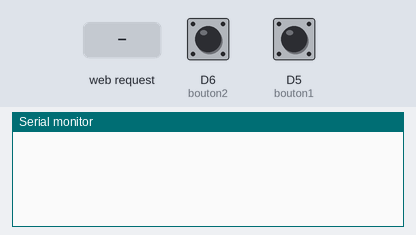
This sketch was run on a simulated ESP8266 (NodeMCU). Shown: the last lines printed to the serial monitor. Inputs (shaded band) come from the test bench; at power-on: D6 (bouton2) HIGH, D5 (bouton1) HIGH.

Above: at 1.2 s.
1.3 s: D6 (bouton2) pulled LOW for 0.15 s
At 3.3 s:
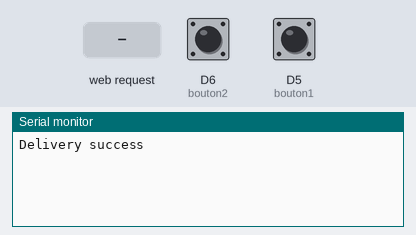
3.8 s: HTTP request GET /1/on received
At 4.6 s:
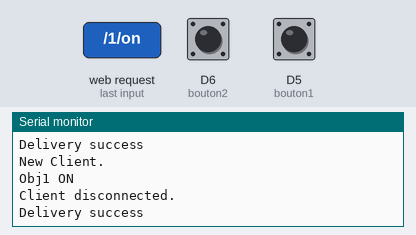
5.3 s: HTTP request GET /1/off received
At 5.7 s:
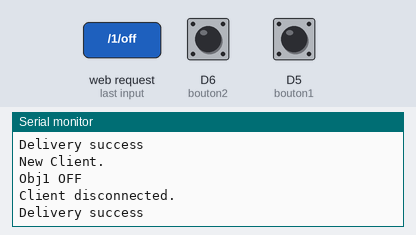

The sketch:

Controller.ino
```cpp
#include <ESP8266WiFi.h>
#include <espnow.h>

//etat des Objets
bool etat1 = false ;
bool etat2 = false ;
String etatBuzzer1 = "off";
String etatBuzzer2 = "off";

// Callback when data is sent : verifier si on a bien envoye le msg
void OnDataSent(uint8_t *mac_addr, uint8_t sendStatus);

// Callback when data is received : recevoir msg
void OnDataRecv(uint8_t * mac, uint8_t *incomingData, uint8_t len);

const int bouton1 = D5 ;
const int bouton2 = D6 ;

char * ssid = "MON PROJET IoT" ;
char * password = "sapasgadew" ;

// MAC Address commande
uint8_t Obj1Addresse[] = {0xD8, 0xBF, 0xC0, 0x14, 0xBC, 0x24};
uint8_t Obj2Addresse[] = {0xD8, 0xBF, 0xC0, 0x14, 0x09, 0x26};


// Set web server port number to 80
WiFiServer server(80);

// Variable to store the HTTP request
String header;


// Current time
unsigned long currentTime = millis();
// Previous time
unsigned long previousTime = 0;
// Define timeout time in milliseconds (example: 2000ms = 2s)
const long timeoutTime = 2000;


IPAddress ip(192,168,4,20);
IPAddress gateway(192,168,4,9);
IPAddress subnet(255,255,255,0);

void setup()
{
  Serial.begin(115200);
  pinMode (bouton1, INPUT_PULLUP) ;
  pinMode (bouton2, INPUT_PULLUP) ;

  // Set device as a Wi-Fi soft ap Station
  WiFi.mode(WIFI_AP_STA);

  WiFi.softAPConfig(ip, gateway, subnet);
  WiFi.softAP(ssid,password);

  //configurer esp now

  if (esp_now_init() != 0) {
    Serial.println("Error initializing ESP-NOW");
    return;
  }

  // ESP-NOW mode
  esp_now_set_self_role(ESP_NOW_ROLE_COMBO);

  //Objet 1
  esp_now_add_peer(Obj1Addresse, ESP_NOW_ROLE_COMBO, 1, NULL, 0) ;
  //Objet 2
  esp_now_add_peer(Obj2Addresse, ESP_NOW_ROLE_COMBO, 1, NULL, 0) ;

  esp_now_register_send_cb(OnDataSent);
  esp_now_register_recv_cb(OnDataRecv);

  server.begin();

}

   bool test = false ;

void loop()
{
   WiFiClient client = server.available();   // Listen for incoming clients

  if (client)
  {
    Serial.println("New Client.");
    String currentLine = "";
    currentTime = millis();
    previousTime = currentTime;

    while (client.connected() && currentTime - previousTime <= timeoutTime)
    {
      currentTime = millis();
      if (client.available()) {
        char c = client.read();
        header += c;

        if (c == '\n')
        {
          if (currentLine.length() == 0) {

            if (header.indexOf("GET /1/on") >= 0)
            {
              Serial.println("Obj1 ON");
              etatBuzzer1 = "on";
              etat1 = true ;
              esp_now_send(Obj1Addresse, (uint8_t *) &etat1, sizeof(etat1));
            }

            else if (header.indexOf("GET /1/off") >= 0)
            {
              Serial.println("Obj1 OFF");
              etatBuzzer1 = "off";
              etat1 = false ;
              esp_now_send(Obj1Addresse, (uint8_t *) &etat1, sizeof(etat1));
            }

            else if (header.indexOf("GET /2/on") >= 0)
            {
              Serial.println("Obj2 ON");
              etatBuzzer2 = "on";
              etat2 = true ;
              esp_now_send(Obj2Addresse, (uint8_t *) &etat2, sizeof(etat2));
            }

            else if (header.indexOf("GET /2/off") >= 0)
            {
              Serial.println("Obj2 OFF");
              etatBuzzer2 = "off";
              etat2 = false;
              esp_now_send(Obj2Addresse, (uint8_t *) &etat2, sizeof(etat2));
            }

            client.println("<!DOCTYPE html><html>");
            client.println("<head><meta http-equiv=\"refresh\" content=\"1; url=/\"><meta name=\"viewport\" content=\"width=device-width, initial-scale=1\">");
            client.println("<link rel=\"icon\" href=\"data:,\">");

            client.println("<style>html { font-family: Helvetica; display: inline-block; margin: 0px auto; text-align: center;}");
            client.println(".button { background-color: #195B6A; border: none; color: white; padding: 16px 40px;");
            client.println("text-decoration: none; font-size: 30px; margin: 2px; cursor: pointer;}");
            client.println(".button2 {background-color: #77878A;}</style></head>");

            client.println("<body><h1>Controle des objets</h1>");

            if(etat1)
              etatBuzzer1 = "on" ;

            else
              etatBuzzer1 = "off" ;

            if(etat2)
              etatBuzzer2 = "on" ;

            else
              etatBuzzer2 = "off" ;

            client.println("<p>Objet 1 - Etat " + etatBuzzer1 + "</p>");

            if (etatBuzzer1=="off")
              client.println("<p><a href=\"/1/on\"><button class=\"button\">ALLUMER</button></a></p>");

            else
              client.println("<p><a href=\"/1/off\"><button class=\"button button2\">ETEINDRE</button></a></p>");

            client.println("<p>Objet 2 - Etat " + etatBuzzer2 + "</p>");

            if (etatBuzzer2=="off")
              client.println("<p><a href=\"/2/on\"><button class=\"button\">ALLUMER</button></a></p>");

            else
              client.println("<p><a href=\"/2/off\"><button class=\"button button2\">ETEINDRE</button></a></p>");

            client.println("</body></html>");

            client.println();
            break;
          }

          else
            currentLine = "";
        }

        else if (c != '\r')
          currentLine += c;      // add it to the end of the currentLine
      }
    }

    header = "";
    client.stop();
    Serial.println("Client disconnected.");
  }

  int bouton1_etat = digitalRead(bouton1);

  if (bouton1_etat == LOW) //si on appuie sur le bouton
  {
    etat1 = !etat1 ; //changement d'etat
    delay(1000) ;
    esp_now_send(Obj1Addresse, (uint8_t *) &etat1, sizeof(etat1));
  }

  int bouton2_etat = digitalRead(bouton2);

  if (bouton2_etat == LOW) //si on appuie sur le bouton
  {
    etat2 = !etat2 ; //changement d'etat
    delay(1000) ;
    esp_now_send(Obj2Addresse, (uint8_t *) &etat2, sizeof(etat2));
  }
}

// verifier si on a bien envoye les donnees
void OnDataSent(uint8_t *mac_addr, uint8_t sendStatus)
{
  if (sendStatus == 0)
    Serial.println("Delivery success");

  else
    Serial.println("Delivery fail");
}

//recevoir donnee
void OnDataRecv(uint8_t * mac, uint8_t *incomingData, uint8_t len)
{
  bool verife = true ;

  for(int i = 0 ; i < 6 ; i++ )
  {
    if(mac[i] != Obj1Addresse[i] )
    {
      verife = false ;
      break;
    }
  }

  if(verife)
     memcpy(&etat1, incomingData, sizeof(etat1));

  else
     memcpy(&etat2, incomingData, sizeof(etat2));
}
```

Measured:
- after the input at 1.3 s, the serial monitor: prints a new line after 1.0 s (image 1)
- after the input at 3.8 s, the serial monitor: prints a new line at once (image 2)
- after the input at 5.3 s, the serial monitor: prints a new line at once (image 3)
